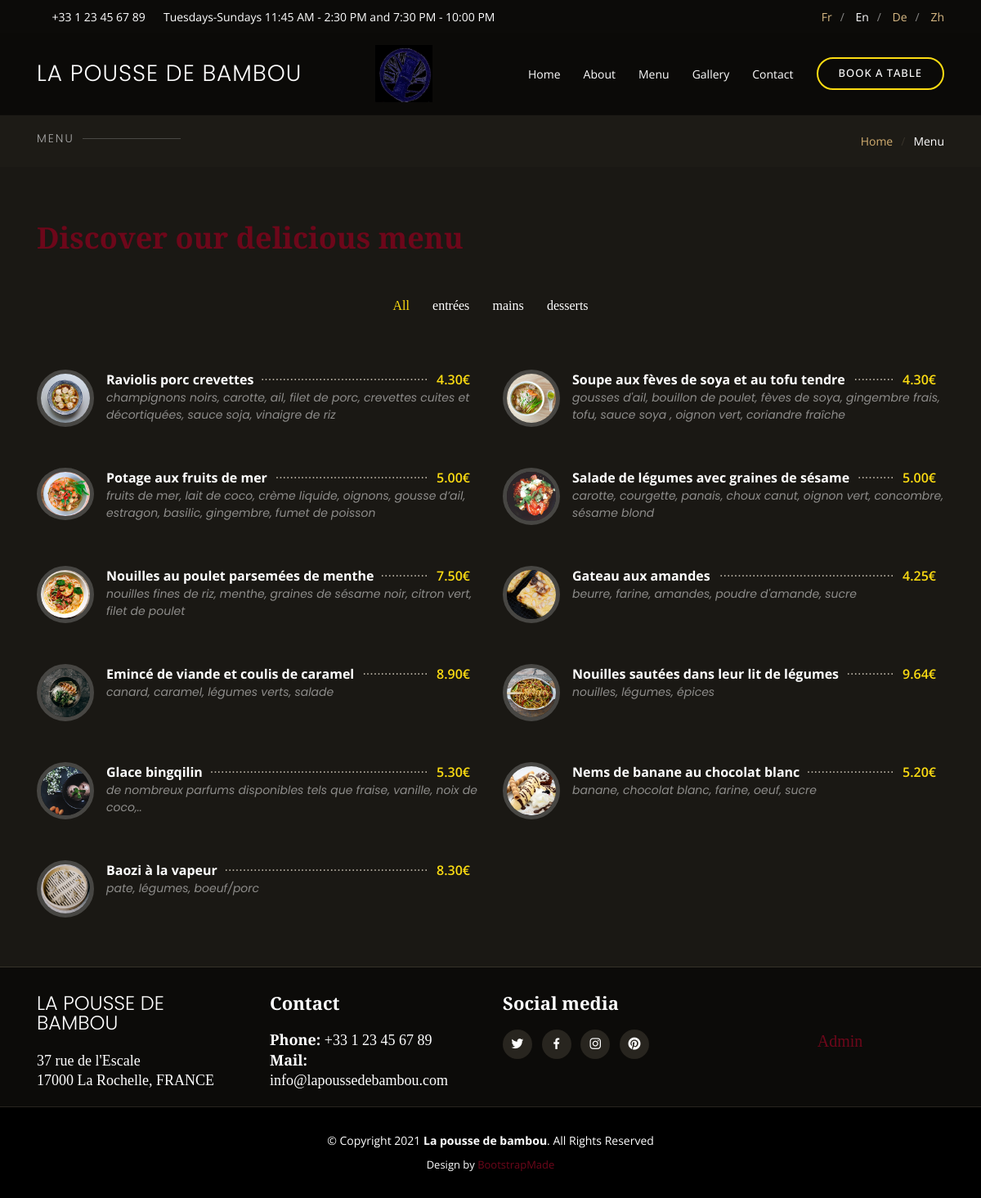
/index.php?page=menu&lang=en, run on the app's committed database.
### tables this page shows
CREATE TABLE `Types` (
  `id_type` int(11) NOT NULL,
  `nom_type` varchar(14) NOT NULL
);

CREATE TABLE `Plats` (
  `id_plat` int(11) NOT NULL,
  `nom_plat` varchar(44) NOT NULL,
  `description` varchar(124) NOT NULL,
  `id_type` int(11) NOT NULL,
  `prix_euros` decimal(10,2) NOT NULL,
  `img_plat` varchar(45) NOT NULL
);

### app/controllers/ControllerPlat.php (called while the page is built, shortened)
<?php
class ControllerPlat {
    private $model;
    public function __construct()
    {
        $this->model = new PlatModel();
    }
    public function showMenu($typesGiven, $lang) {
        $types = $typesGiven;
        $plats = $this->model->findAll();
        $language = $lang;
        include 'app/views/view_menu.php';
    }
}

### index.php (called while the page is built, shortened)
<?php
function chargerClasse($classe) {
    $classe = str_replace('\\', '/', $classe);
}
$routeur = new Routeur();
$routeur->routerRequete();

### app/entities/Type.php (called while the page is built, shortened)
<?php
class Type {
    private $nom_type;
    public function getNomType()
    {
        return $this->nom_type;
    }
    public function setNom_type($nom_type)
    {
        $this->nom_type = $nom_type;
    }
}

### app/models/Model.php (called while the page is built, shortened)
<?php
class Model
{
    private $connexion;
    protected $table;
    public function __construct()
    {
        $db = new Database();
        $this->connexion = $db->getConnexion();
    }
    protected function executerRequete($params = null, $req = 'find')
    {
        $requete = $this->$req($params);
        $resultat = $this->connexion->prepare($requete);
        if ($resultat->execute()) {
            if ($req == 'find') return $resultat->fetchAll(PDO::FETCH_ASSOC);
            else return true;
        } else return false;
    }
    private function find($data)
    {
        $select = 'SELECT ';
        if (isset($data['fields'])) {
            $select .= $data['fields'] . '';
        } else {
            $select .= '*';
        }
        $select .= ' FROM ' . $this->table . '';
        $select .= ';';
        return $select;
    }
}

### app/config/Database.php (called while the page is built, shortened)
<?php
class Database {
    private $serveur = 'localhost';
    private $user = 'root';
    private $mdp = 'mysql';
    private $bd = 'LaPousseDeBambou';
    public function getConnexion() {
        $this->connexion = null;
        try {
            $this->connexion = new \PDO('mysql:host=' . $this->serveur . ';dbname=' . $this->bd,
                $this->user, $this->mdp);
            $this->connexion->exec("SET CHARACTER SET utf8");
        } catch (\PDOException $e) {
            echo 'Erreur : ' . $e->getMessage() . '<br />';
            echo 'N° : ' . $e->getCode();
        }
        return $this->connexion;
    }
}

### app/models/TypeModel.php (called while the page is built, shortened)
<?php
class TypeModel extends Model {
    public function __construct() {
        $this->table = '`Types`';
    }
}

### app/languages/Lang.php (called while the page is built, shortened)
<?php
abstract class Lang {
    public function __construct()
    {
        $functions = ['Accueil', 'Events', 'About', 'Gallery', 'Footer', 'Menu', 'Contact', 'Book'];
    }
}

### app/models/PlatModel.php (called while the page is built, shortened)
<?php
class PlatModel extends Model {
    public function __construct() {
        $this->table = '`Plats`';
    }
    public function findAll() {
        $donnees =  parent::executerRequete();
        $data = array();
        foreach ($donnees as $key=>$values) {
            $plat = new Plat($values);
            $data[] = $plat;
        }
        return $data;
    }
}

### app/entities/Plat.php (called while the page is built, shortened)
<?php
class Plat {
    private $nom_plat;
    private $description;
    private $id_type;
    private $prix_euros;
    private $img_plat;
    public function getNomPlat()
    {
        return $this->nom_plat;
    }
    public function setNom_plat($nom_plat)
    {
        $this->nom_plat = $nom_plat;
    }
    public function getDescription()
    {
        return $this->description;
    }
    public function setDescription($description)
    {
        $this->description = $description;
    }
    public function getIdType()
    {
        return $this->id_type;
    }
    public function setId_type($id_type)
    {
        $this->id_type = $id_type;
    }
    public function getPrixEuros()
    {
        return $this->prix_euros;
    }
    public function setPrix_euros($prix_euros)
    {
        $this->prix_euros = $prix_euros;
    }
    public function getImgPlat()
    {
        return $this->img_plat;
    }
    public function setImg_plat($img_plat)
    {
        $this->img_plat = $img_plat;
    }
    public function hydrate($data) {
        foreach ($data as $key => $value) {
            $method = 'set' . ucfirst($key);
        }
    }
}

### app/views/view_menu.php (the view)
<!DOCTYPE html>
<html lang="fr">
<?php require 'app/templates/head.php';  ?>
<body>
<?php require 'app/templates/header.php';  ?>
<main id="main">
    <section class="breadcrumbs">
        <div class="container">
            <div class="d-flex justify-content-between align-items-center">
                <div class="section-title">
                    <h2>Menu</h2>
                </div>
                <ol>
                    <li><a href="index.php"><?= htmlspecialchars($language['home']);?></a></li>
                    <li>Menu</li>
                </ol>
            </div>
        </div>
    </section>
    <section id="menu" class="menu section-bg">
        <div class="container" data-aos="fade-up">
            <div class="section-title">
                <p><?= htmlspecialchars($language['discoverMenu']);?></p>
            </div>
            <div class="row" data-aos="fade-up" data-aos-delay="100">
                <div class="col-lg-12 d-flex justify-content-center">
                    <ul id="menu-flters">
                        <li data-filter="*" class="filter-active"><?= htmlspecialchars($language['all']);?></li>
                        <?php $filters = [];
                        foreach ($types as $type) :
                            $filters[] = "filter-".$type->getNomType();?>
                            <li data-filter=".filter-<?=$type->getNomType()?>"><?=$type->getNomType()?>s</li>
                        <?php endforeach;?>
                    </ul>
                </div>
            </div>
            <div class="row menu-container" data-aos="fade-up" data-aos-delay="200">
                <?php foreach ($plats as $key => $values) {
                    $filter = $filters[$values->getIdType()-1]; ?>
                    <div class="col-lg-6 menu-item <?=$filter?>">
                        <img src="<?=$values->getImgPlat()?>" class="menu-img" alt="">
                        <div class="menu-content">
                            <a href="#"><?=$values->getNomPlat()?></a><span><?=$values->getPrixEuros()?>€</span>
                        </div>
                        <div class="menu-ingredients">
                            <?=$values->getDescription()?>
                        </div>
                    </div>
                <?php } ?>
            </div>
        </div>
    </section>
</main>
<?php require 'app/templates/footer.php';  ?>
</body>
</html>

### app/assets/css/style.css (style rules this page uses)
body { font-family: "Open Sans", sans-serif; background: #0c0b09; color: #fff; }
a { color: #6d071a; }
h1, h2, h3, h4, h5, h6 { font-family: "Playfair Display", serif; }
section { padding: 60px 0; overflow: hidden; }
.section-bg { background-color: #1a1814; }
.section-title h2 { font-size: 14px !important; font-weight: 500; padding: 10px 0; line-height: 1px; margin: 0 0 5px 0; letter-spacing: 2px; text-transform: uppercase; color: #aaaaaa; font-family: "Poppins", sans-serif; }
.section-title h2::after { content: ""; width: 120px; height: 1px; display: inline-block; background: rgba(255, 255, 255, 0.2); margin: 4px 10px; }
.section-title p { margin: 0; padding-bottom: 40px; font-size: 36px; font-weight: 700; font-family: "Playfair Display", serif; color: #6d071a; }
.breadcrumbs { padding: 15px 0; background: #1d1b16; margin-top: 140px; }
.breadcrumbs h2 { font-size: 26px; font-weight: 300; }
.breadcrumbs ol { display: flex; flex-wrap: wrap; list-style: none; padding: 0; margin: 0; font-size: 14px; }
.breadcrumbs ol li a { color: #d3af71; }
.breadcrumbs ol li + li { padding-left: 10px; }
.breadcrumbs ol li + li::before { display: inline-block; padding-right: 10px; color: #37332a; content: "/"; }
.menu #menu-flters { padding: 0; margin: 0 auto 0 auto; list-style: none; text-align: center; border-radius: 50px; }
.menu #menu-flters li { cursor: pointer; display: inline-block; padding: 8px 12px 10px 12px; font-size: 16px; font-weight: 500; line-height: 1; color: #fff; margin-bottom: 10px; transition: all ease-in-out 0.3s; border-radius: 50px; font-family: "Playfair Display", serif; }
.menu #menu-flters li:hover, .menu #menu-flters li.filter-active { color: #fcdc12; }
.menu #menu-flters li:last-child { margin-right: 0; }
.menu .menu-item { margin-top: 50px; }
.menu .menu-img { width: 70px; border-radius: 50%; float: left; border: 5px solid rgba(255, 255, 255, 0.2); }
.menu .menu-content { margin-left: 85px; overflow: hidden; display: flex; justify-content: space-between; position: relative; }
.menu .menu-content::after { content: "......................................................................" "...................................................................." "...................................................................."; position: absolute; left: 20px; right: 0; top: -4px; z-index: 1; color: #bab3a6; font-family: Arial, "Helvetica Neue", Helvetica, sans-serif; }
.menu .menu-content a { padding-right: 10px; background: #1a1814; position: relative; z-index: 3; font-weight: 700; color: white; transition: 0.3s; }
.menu .menu-content span { background: #1a1814; position: relative; z-index: 3; padding: 0 10px; font-weight: 600; color: #fcdc12; }
.menu .menu-ingredients { margin-left: 85px; font-style: italic; font-size: 14px; font-family: "Poppins", sans-serif; color: rgba(255, 255, 255, 0.5); }
html { height: 100%; }

### data on the page
types: nom_type "entrée"
types: nom_type "main"
types: nom_type "dessert"
plats: img_plat (picture), nom_plat "Raviolis porc crevettes", prix_euros "4.30", description "champignons noirs, carotte, ail, filet de porc, crevettes cuites et décortiquées, sauce soja, vinaigre de riz"
plats: img_plat (picture), nom_plat "Soupe aux fèves de soya et au tofu tendre", prix_euros "4.30", description "gousses d'ail, bouillon de poulet, fèves de soya, gingembre frais, tofu, sauce soya , oignon vert, coriandre fraîche"
plats: img_plat (picture), nom_plat "Potage aux fruits de mer", prix_euros "5.00", description "fruits de mer, lait de coco, crème liquide, oignons, gousse d’ail, estragon, basilic, gingembre, fumet de poisson"
plats: img_plat (picture), nom_plat "Salade de légumes avec graines de sésame", prix_euros "5.00", description "carotte, courgette, panais, choux canut, oignon vert, concombre, sésame blond"
plats: img_plat (picture), nom_plat "Nouilles au poulet parsemées de menthe", prix_euros "7.50", description "nouilles fines de riz, menthe, graines de sésame noir, citron vert, filet de poulet"
plats: img_plat (picture), nom_plat "Gateau aux amandes", prix_euros "4.25", description "beurre, farine, amandes, poudre d'amande, sucre"
plats: img_plat (picture), nom_plat "Emincé de viande et coulis de caramel", prix_euros "8.90", description "canard, caramel, légumes verts, salade"
plats: img_plat (picture), nom_plat "Nouilles sautées dans leur lit de légumes", prix_euros "9.64", description "nouilles, légumes, épices"
plats: img_plat (picture), nom_plat "Glace bingqilin", prix_euros "5.30", description "de nombreux parfums disponibles tels que fraise, vanille, noix de coco,.."
plats: img_plat (picture), nom_plat "Nems de banane au chocolat blanc", prix_euros "5.20", description "banane, chocolat blanc, farine, oeuf, sucre"
plats: img_plat (picture), nom_plat "Baozi à la vapeur", prix_euros "8.30", description "pate, légumes, boeuf/porc"

### other printed values
$language['openings'] "Tuesdays-Sundays 11:45 AM - 2:30 PM and 7:30 PM - 10:00 PM"
$lang "Fr"
$lang "En"
$lang "De"
$lang "Zh"
$language['nomSite'] "LA POUSSE DE BAMBOU"
$language['home'] "Home"
$language['about'] "About"
$language['menu'] "Menu"
$language['gallery'] "Gallery"
$language['contact'] "Contact"
$language['book'] "BOOK A TABLE"
$language['all'] "All"
$language['phone'] "Phone:"
$language['mail'] "Mail:"
